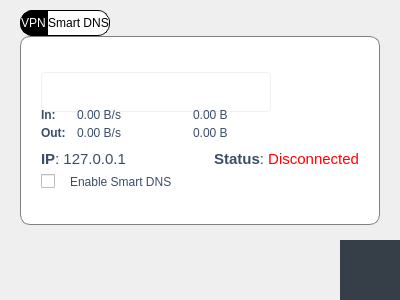
<?xml version="1.0" encoding="UTF-8"?>
<ui version="4.0">
 <class>ConnectWindow</class>
 <widget class="QWidget" name="ConnectWindow">
  <property name="geometry">
   <rect>
    <x>0</x>
    <y>0</y>
    <width>400</width>
    <height>300</height>
   </rect>
  </property>
  <property name="minimumSize">
   <size>
    <width>400</width>
    <height>300</height>
   </size>
  </property>
  <property name="maximumSize">
   <size>
    <width>407</width>
    <height>334</height>
   </size>
  </property>
  <property name="windowTitle">
   <string>ConnectWindow</string>
  </property>
  <property name="styleSheet">
   <string notr="true"/>
  </property>
  <layout class="QVBoxLayout" name="verticalLayout_7">
   <property name="spacing">
    <number>0</number>
   </property>
   <property name="leftMargin">
    <number>0</number>
   </property>
   <property name="topMargin">
    <number>0</number>
   </property>
   <property name="rightMargin">
    <number>0</number>
   </property>
   <property name="bottomMargin">
    <number>0</number>
   </property>
   <item>
    <widget class="QWidget" name="verticalWidget_3" native="true">
     <property name="styleSheet">
      <string notr="true">QWidget#verticalWidget_3{	
	
	background-image: url(:/MainWindow/Images/BackGroundCenter.png);
}</string>
     </property>
     <layout class="QVBoxLayout" name="verticalLayout_6">
      <property name="leftMargin">
       <number>20</number>
      </property>
      <property name="topMargin">
       <number>10</number>
      </property>
      <property name="rightMargin">
       <number>20</number>
      </property>
      <property name="bottomMargin">
       <number>15</number>
      </property>
      <item>
       <widget class="QTabWidget" name="tabWidget">
        <property name="styleSheet">
         <string notr="true">QTabWidget:pane{
	background-color: rgb(255, 255, 255);
	border: 1px solid gray;
	border-radius: 10px;
}

QTabWidget:tab-bar{}

QTabBar::tab{
	     font: bold 11pt &quot;Marid Pro&quot;;
border: 1px solid black;
    background: white;
padding-top: 5px;
padding-bottom: 5px;
}

 QTabBar::tab:first{;
	border-top-left-radius: 12px;
	border-bottom-left-radius: 12px;		
min-width: 15ex;
 }

QTabBar::tab:last{
	border-top-right-radius: 12px;
	border-bottom-right-radius: 12px;		
min-width: 25ex;
 }

 QTabBar::tab:selected {
	color: white;
	background-color: black;	
 }</string>
        </property>
        <property name="tabPosition">
         <enum>QTabWidget::North</enum>
        </property>
        <property name="tabShape">
         <enum>QTabWidget::Rounded</enum>
        </property>
        <property name="currentIndex">
         <number>0</number>
        </property>
        <property name="elideMode">
         <enum>Qt::ElideRight</enum>
        </property>
        <property name="usesScrollButtons">
         <bool>false</bool>
        </property>
        <widget class="QWidget" name="tab">
         <property name="styleSheet">
          <string notr="true"/>
         </property>
         <attribute name="title">
          <string>VPN</string>
         </attribute>
         <layout class="QVBoxLayout" name="verticalLayout">
          <property name="spacing">
           <number>0</number>
          </property>
          <property name="leftMargin">
           <number>0</number>
          </property>
          <property name="topMargin">
           <number>0</number>
          </property>
          <property name="rightMargin">
           <number>0</number>
          </property>
          <property name="bottomMargin">
           <number>0</number>
          </property>
          <item>
           <widget class="QWidget" name="horizontalWidget" native="true">
            <property name="styleSheet">
             <string notr="true">
QLabel{
	color:  rgb(58, 78, 105);
	font:  11pt &quot;Marid Pro&quot;;
}</string>
            </property>
            <layout class="QVBoxLayout" name="verticalLayout_5">
             <property name="leftMargin">
              <number>20</number>
             </property>
             <property name="topMargin">
              <number>35</number>
             </property>
             <property name="rightMargin">
              <number>20</number>
             </property>
             <property name="bottomMargin">
              <number>15</number>
             </property>
             <item>
              <layout class="QHBoxLayout" name="horizontalLayout_3">
               <property name="leftMargin">
                <number>0</number>
               </property>
               <property name="topMargin">
                <number>0</number>
               </property>
               <property name="rightMargin">
                <number>0</number>
               </property>
               <property name="bottomMargin">
                <number>5</number>
               </property>
               <item>
                <layout class="QVBoxLayout" name="verticalLayout_3">
                 <item>
                  <widget class="QLineEdit" name="cbServer">
                   <property name="minimumSize">
                    <size>
                     <width>230</width>
                     <height>40</height>
                    </size>
                   </property>
                   <property name="maximumSize">
                    <size>
                     <width>16777212</width>
                     <height>40</height>
                    </size>
                   </property>
                   <property name="styleSheet">
                    <string notr="true">QLineEdit {
	border-radius: 4px;
    border: 1px solid rgb(240, 240, 240, 255);
	font: bold 9pt &quot;Marid Pro&quot;;
	color: rgb(58, 78, 105);
 	background-color: rgb(255, 255, 255);
	padding-left: 20;
	image: url(:/MainWindow/Images/ComboBoxArrow.png);
	image-position: right;
	padding-right:5px;
}</string>
                   </property>
                   <property name="readOnly">
                    <bool>true</bool>
                   </property>
                  </widget>
                 </item>
                 <item>
                  <layout class="QGridLayout" name="gridLayout">
                   <item row="0" column="0">
                    <widget class="QLabel" name="lbIn">
                     <property name="maximumSize">
                      <size>
                       <width>30</width>
                       <height>16777215</height>
                      </size>
                     </property>
                     <property name="styleSheet">
                      <string notr="true">font:  bold;</string>
                     </property>
                     <property name="text">
                      <string>In:</string>
                     </property>
                    </widget>
                   </item>
                   <item row="1" column="0">
                    <widget class="QLabel" name="lbOut">
                     <property name="styleSheet">
                      <string notr="true">font:  bold;</string>
                     </property>
                     <property name="text">
                      <string>Out:</string>
                     </property>
                    </widget>
                   </item>
                   <item row="0" column="1">
                    <widget class="QLabel" name="lbDownloadSpeed">
                     <property name="minimumSize">
                      <size>
                       <width>110</width>
                       <height>0</height>
                      </size>
                     </property>
                     <property name="text">
                      <string>0.00 B/s</string>
                     </property>
                    </widget>
                   </item>
                   <item row="1" column="1">
                    <widget class="QLabel" name="lbUploadSpeed">
                     <property name="text">
                      <string>0.00 B/s</string>
                     </property>
                    </widget>
                   </item>
                   <item row="0" column="2">
                    <widget class="QLabel" name="lbDownloadBytes">
                     <property name="text">
                      <string>0.00 B</string>
                     </property>
                    </widget>
                   </item>
                   <item row="1" column="2">
                    <widget class="QLabel" name="lbUploadBytes">
                     <property name="text">
                      <string>0.00 B</string>
                     </property>
                    </widget>
                   </item>
                  </layout>
                 </item>
                </layout>
               </item>
               <item>
                <spacer name="horizontalSpacer">
                 <property name="orientation">
                  <enum>Qt::Horizontal</enum>
                 </property>
                 <property name="sizeHint" stdset="0">
                  <size>
                   <width>40</width>
                   <height>20</height>
                  </size>
                 </property>
                </spacer>
               </item>
               <item>
                <widget class="QPushButton" name="btnConnect">
                 <property name="minimumSize">
                  <size>
                   <width>75</width>
                   <height>35</height>
                  </size>
                 </property>
                 <property name="maximumSize">
                  <size>
                   <width>75</width>
                   <height>35</height>
                  </size>
                 </property>
                 <property name="styleSheet">
                  <string notr="true">QPushButton {
	border: 0px;
	
	background-image: url(:/MainWindow/Images/btnOff.png);
}</string>
                 </property>
                 <property name="text">
                  <string/>
                 </property>
                </widget>
               </item>
              </layout>
             </item>
             <item>
              <layout class="QVBoxLayout" name="verticalLayout_4">
               <property name="leftMargin">
                <number>0</number>
               </property>
               <property name="rightMargin">
                <number>0</number>
               </property>
               <property name="bottomMargin">
                <number>20</number>
               </property>
               <item>
                <layout class="QHBoxLayout" name="horizontalLayout">
                 <item>
                  <widget class="QLabel" name="lbIpAdress">
                   <property name="text">
                    <string>&lt;!DOCTYPE HTML PUBLIC &quot;-//W3C//DTD HTML 4.0//EN&quot; &quot;http://www.w3.org/TR/REC-html40/strict.dtd&quot;&gt;
&lt;html&gt;&lt;head&gt;&lt;meta name=&quot;qrichtext&quot; content=&quot;1&quot; /&gt;&lt;style type=&quot;text/css&quot;&gt;
p, li { white-space: pre-wrap; }
&lt;/style&gt;&lt;/head&gt;&lt;body style=&quot; font-family:'MS Shell Dlg 2'; font-size:8.25pt; font-weight:400; font-style:normal;&quot;&gt;
&lt;p style=&quot; margin-top:0px; margin-bottom:0px; margin-left:0px; margin-right:0px; -qt-block-indent:0; text-indent:0px;&quot;&gt;&lt;span style=&quot; font-size:11pt; font-weight:600;&quot;&gt;IP&lt;/span&gt;&lt;span style=&quot; font-size:11pt;&quot;&gt;: 127.0.0.1&lt;/span&gt;&lt;/p&gt;&lt;/body&gt;&lt;/html&gt;</string>
                   </property>
                  </widget>
                 </item>
                 <item>
                  <widget class="QLabel" name="lbFlag">
                   <property name="text">
                    <string/>
                   </property>
                  </widget>
                 </item>
                 <item>
                  <widget class="QLabel" name="lbStatusCon">
                   <property name="text">
                    <string>&lt;!DOCTYPE HTML PUBLIC &quot;-//W3C//DTD HTML 4.0//EN&quot; &quot;http://www.w3.org/TR/REC-html40/strict.dtd&quot;&gt;
&lt;html&gt;&lt;head&gt;&lt;meta name=&quot;qrichtext&quot; content=&quot;1&quot; /&gt;&lt;style type=&quot;text/css&quot;&gt;
p, li { white-space: pre-wrap; }
&lt;/style&gt;&lt;/head&gt;&lt;body style=&quot; font-family:'MS Shell Dlg 2'; font-size:8.25pt; font-weight:400; font-style:normal;&quot;&gt;
&lt;p style=&quot; margin-top:0px; margin-bottom:0px; margin-left:0px; margin-right:0px; -qt-block-indent:0; text-indent:0px;&quot;&gt;&lt;span style=&quot; font-size:11pt; font-weight:600;&quot;&gt;Status&lt;/span&gt;&lt;span style=&quot; font-size:11pt;&quot;&gt;: &lt;/span&gt;&lt;span style=&quot; font-size:11pt; color:#ff0000;&quot;&gt;Disconnected&lt;/span&gt;&lt;/p&gt;&lt;/body&gt;&lt;/html&gt;</string>
                   </property>
                   <property name="alignment">
                    <set>Qt::AlignRight|Qt::AlignTrailing|Qt::AlignVCenter</set>
                   </property>
                  </widget>
                 </item>
                </layout>
               </item>
               <item>
                <widget class="QCheckBox" name="cbEnableSmartDNS">
                 <property name="styleSheet">
                  <string notr="true">QCheckBox{
	color:  rgb(58, 78, 105);
	font: bold 9pt &quot;Marid Pro&quot;;
spacing: 15px;
}
QCheckBox::indicator:checked {
     image: url(:/MainWindow/Images/CheckBoxChecked.png);
 }

QCheckBox::indicator:unchecked {
     image: url(:/MainWindow/Images/CheckBox.png);
 }</string>
                 </property>
                 <property name="text">
                  <string>Enable Smart DNS</string>
                 </property>
                </widget>
               </item>
              </layout>
             </item>
            </layout>
           </widget>
          </item>
         </layout>
        </widget>
        <widget class="QWidget" name="tab_2">
         <property name="styleSheet">
          <string notr="true">QLabel{
	color:  rgb(58, 78, 105);
	font:  11pt &quot;Marid Pro&quot;;
}</string>
         </property>
         <attribute name="title">
          <string>Smart DNS</string>
         </attribute>
         <layout class="QVBoxLayout" name="verticalLayout_8">
          <item>
           <layout class="QGridLayout" name="gridLayout_2">
            <property name="leftMargin">
             <number>60</number>
            </property>
            <property name="topMargin">
             <number>25</number>
            </property>
            <property name="rightMargin">
             <number>60</number>
            </property>
            <property name="bottomMargin">
             <number>25</number>
            </property>
            <item row="1" column="0" colspan="2">
             <widget class="QPushButton" name="pbSmartDnsHelp">
              <property name="minimumSize">
               <size>
                <width>0</width>
                <height>30</height>
               </size>
              </property>
              <property name="maximumSize">
               <size>
                <width>16777215</width>
                <height>30</height>
               </size>
              </property>
              <property name="styleSheet">
               <string notr="true">QPushButton{
	border-radius: 6px;
	font:  12pt &quot;Marid Pro&quot;;
	color: rgb(255, 255, 255);
 	background-color: rgb(45, 182, 216, 255);
}</string>
              </property>
              <property name="text">
               <string>Help</string>
              </property>
             </widget>
            </item>
            <item row="0" column="0">
             <widget class="QLabel" name="lbSmartDnsStatus">
              <property name="text">
               <string>&lt;!DOCTYPE HTML PUBLIC &quot;-//W3C//DTD HTML 4.0//EN&quot; &quot;http://www.w3.org/TR/REC-html40/strict.dtd&quot;&gt;
&lt;html&gt;&lt;head&gt;&lt;meta name=&quot;qrichtext&quot; content=&quot;1&quot; /&gt;&lt;style type=&quot;text/css&quot;&gt;
p, li { white-space: pre-wrap; }
&lt;/style&gt;&lt;/head&gt;&lt;body style=&quot; font-family:'Marid Pro'; font-size:11pt; font-weight:400; font-style:normal;&quot;&gt;
&lt;p style=&quot; margin-top:0px; margin-bottom:0px; margin-left:0px; margin-right:0px; -qt-block-indent:0; text-indent:0px;&quot;&gt;&lt;span style=&quot; font-weight:600;&quot;&gt;Status&lt;/span&gt;: &lt;span style=&quot; color:#ff0000;&quot;&gt;Disable&lt;/span&gt;&lt;/p&gt;&lt;/body&gt;&lt;/html&gt;</string>
              </property>
             </widget>
            </item>
            <item row="0" column="1">
             <widget class="QPushButton" name="pbSmartDns">
              <property name="enabled">
               <bool>true</bool>
              </property>
              <property name="minimumSize">
               <size>
                <width>75</width>
                <height>35</height>
               </size>
              </property>
              <property name="maximumSize">
               <size>
                <width>75</width>
                <height>35</height>
               </size>
              </property>
              <property name="styleSheet">
               <string notr="true">QPushButton {
	border: 0px;
	
	background-image: url(:/MainWindow/Images/btnOff.png);
}</string>
              </property>
              <property name="text">
               <string/>
              </property>
             </widget>
            </item>
           </layout>
          </item>
         </layout>
        </widget>
       </widget>
      </item>
     </layout>
    </widget>
   </item>
   <item>
    <widget class="QWidget" name="footer" native="true">
     <property name="minimumSize">
      <size>
       <width>0</width>
       <height>60</height>
      </size>
     </property>
     <property name="maximumSize">
      <size>
       <width>16777215</width>
       <height>60</height>
      </size>
     </property>
     <property name="styleSheet">
      <string notr="true">QWidget#footer{
	background-image: url(:/MainWindow/Images/BackGroundBar.png);	
}</string>
     </property>
     <layout class="QHBoxLayout" name="horizontalLayout_9" stretch="0,0,0">
      <property name="spacing">
       <number>0</number>
      </property>
      <property name="leftMargin">
       <number>25</number>
      </property>
      <property name="topMargin">
       <number>0</number>
      </property>
      <property name="rightMargin">
       <number>0</number>
      </property>
      <property name="bottomMargin">
       <number>0</number>
      </property>
      <item>
       <widget class="QLabel" name="label">
        <property name="minimumSize">
         <size>
          <width>100</width>
          <height>0</height>
         </size>
        </property>
        <property name="maximumSize">
         <size>
          <width>0</width>
          <height>16777215</height>
         </size>
        </property>
        <property name="styleSheet">
         <string notr="true">QLabel{
	background-color: rgba(255, 255, 255, 0);
	image: url(:/MainWindow/Images/Logo.png);
}
</string>
        </property>
        <property name="text">
         <string/>
        </property>
       </widget>
      </item>
      <item>
       <spacer name="horizontalSpacer_2">
        <property name="orientation">
         <enum>Qt::Horizontal</enum>
        </property>
        <property name="sizeType">
         <enum>QSizePolicy::Expanding</enum>
        </property>
        <property name="sizeHint" stdset="0">
         <size>
          <width>40</width>
          <height>20</height>
         </size>
        </property>
       </spacer>
      </item>
      <item>
       <widget class="QPushButton" name="btnSettings">
        <property name="minimumSize">
         <size>
          <width>60</width>
          <height>0</height>
         </size>
        </property>
        <property name="maximumSize">
         <size>
          <width>60</width>
          <height>60</height>
         </size>
        </property>
        <property name="contextMenuPolicy">
         <enum>Qt::PreventContextMenu</enum>
        </property>
        <property name="layoutDirection">
         <enum>Qt::RightToLeft</enum>
        </property>
        <property name="styleSheet">
         <string notr="true">QPushButton {
 background-color: rgba(54, 63, 72, 255);
font: bold 10pt &quot;Lucida Sans Unicode&quot;;
border: 0px;
}

QPushButton:hover {
}

QPushButton QMenu {
	color: white;
     background-color: black; /* sets background of the menu */
     border: 0px;
	border-radius: 4px;
 }

QPushButton QMenu::item {
	border: 1px solid transparent; /* reserve space for selection border */
 }
</string>
        </property>
        <property name="text">
         <string/>
        </property>
        <property name="icon">
         <iconset resource="mainwindow.qrc">
          <normaloff>:/MainWindow/Images/Settings.png</normaloff>:/MainWindow/Images/Settings.png</iconset>
        </property>
        <property name="iconSize">
         <size>
          <width>40</width>
          <height>40</height>
         </size>
        </property>
       </widget>
      </item>
     </layout>
    </widget>
   </item>
  </layout>
 </widget>
 <layoutdefault spacing="6" margin="11"/>
 <resources>
  <include location="mainwindow.qrc"/>
 </resources>
 <connections/>
</ui>
